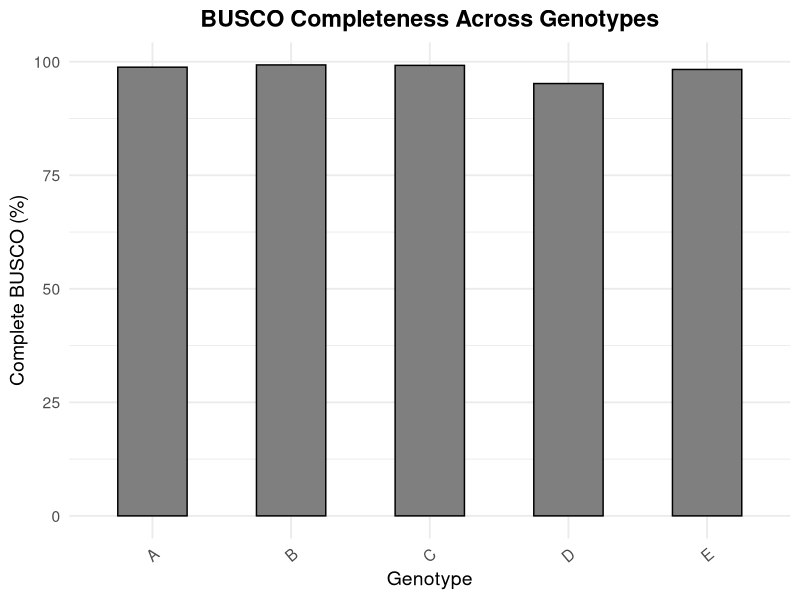

The R script that drew this image:

    
    library(ggplot2)
    
    busco <- data.frame(
      Genotype = c("A", "B", "C", "D", "E"),
      Complete = c(98.8, 99.3, 99.2, 95.2, 98.3)
    )
    
    ggplot(busco, aes(x = Genotype, y = Complete, fill = Genotype)) +
      geom_col(width = 0.5, color = "black") +
      scale_fill_manual(values = c(
        "HY3C" = "#08306B",
        "MC50" = "#08519C",
        "MC70" = "#2171B5",
        "ICPL-13271" = "#4292C6",
        "ICPL-87" = "#6BAED6"
      )) +
      labs(
        x = "Genotype",
        y = "Complete BUSCO (%)",
        title = "BUSCO Completeness Across Genotypes"
      ) +
      theme_minimal(base_size = 14) +
      theme(
        legend.position = "none",
        plot.title = element_text(face = "bold", hjust = 0.5),
        axis.text.x = element_text(angle = 40, hjust = 1)
      )
    
